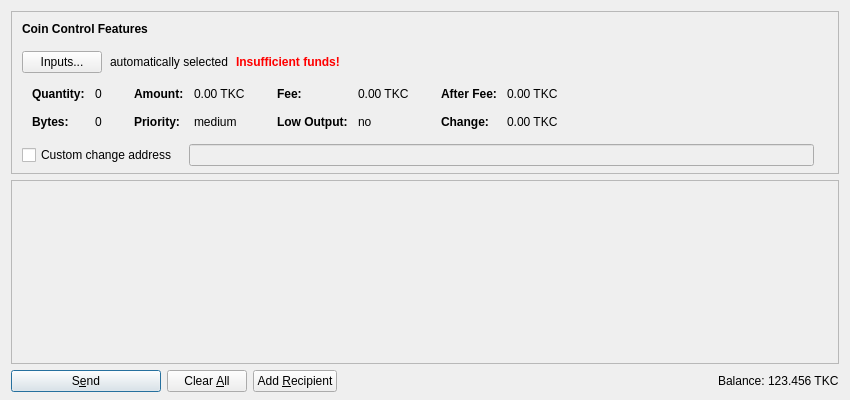
<?xml version="1.0" encoding="UTF-8"?>
<ui version="4.0">
 <class>SendCoinsDialog</class>
 <widget class="QDialog" name="SendCoinsDialog">
  <property name="geometry">
   <rect>
    <x>0</x>
    <y>0</y>
    <width>850</width>
    <height>400</height>
   </rect>
  </property>
  <property name="windowTitle">
   <string>Send Coins</string>
  </property>
  <layout class="QVBoxLayout" name="verticalLayout" stretch="0,1,0">
   <property name="bottomMargin">
    <number>8</number>
   </property>
   <item>
    <widget class="QFrame" name="frameCoinControl">
     <property name="sizePolicy">
      <sizepolicy hsizetype="Expanding" vsizetype="Expanding">
       <horstretch>0</horstretch>
       <verstretch>0</verstretch>
      </sizepolicy>
     </property>
     <property name="maximumSize">
      <size>
       <width>16777215</width>
       <height>16777215</height>
      </size>
     </property>
     <property name="frameShape">
      <enum>QFrame::StyledPanel</enum>
     </property>
     <property name="frameShadow">
      <enum>QFrame::Sunken</enum>
     </property>
     <layout class="QVBoxLayout" name="verticalLayoutCoinControl2">
      <property name="spacing">
       <number>0</number>
      </property>
      <property name="leftMargin">
       <number>0</number>
      </property>
      <property name="topMargin">
       <number>0</number>
      </property>
      <property name="rightMargin">
       <number>0</number>
      </property>
      <property name="bottomMargin">
       <number>6</number>
      </property>
      <item>
       <layout class="QVBoxLayout" name="verticalLayoutCoinControl" stretch="0,0,0,0,1">
        <property name="spacing">
         <number>0</number>
        </property>
        <property name="leftMargin">
         <number>10</number>
        </property>
        <property name="topMargin">
         <number>10</number>
        </property>
        <item>
         <layout class="QHBoxLayout" name="horizontalLayoutCoinControl1">
          <property name="bottomMargin">
           <number>15</number>
          </property>
          <item>
           <widget class="QLabel" name="labelCoinControlFeatures">
            <property name="sizePolicy">
             <sizepolicy hsizetype="Preferred" vsizetype="Maximum">
              <horstretch>0</horstretch>
              <verstretch>0</verstretch>
             </sizepolicy>
            </property>
            <property name="font">
             <font>
              <weight>75</weight>
              <bold>true</bold>
             </font>
            </property>
            <property name="styleSheet">
             <string notr="true">font-weight:bold;</string>
            </property>
            <property name="text">
             <string>Coin Control Features</string>
            </property>
           </widget>
          </item>
         </layout>
        </item>
        <item>
         <layout class="QHBoxLayout" name="horizontalLayoutCoinControl2" stretch="0,0,0,0">
          <property name="spacing">
           <number>8</number>
          </property>
          <property name="bottomMargin">
           <number>10</number>
          </property>
          <item>
           <widget class="QPushButton" name="pushButtonCoinControl">
            <property name="styleSheet">
             <string notr="true"/>
            </property>
            <property name="text">
             <string>Inputs...</string>
            </property>
           </widget>
          </item>
          <item>
           <widget class="QLabel" name="labelCoinControlAutomaticallySelected">
            <property name="text">
             <string>automatically selected</string>
            </property>
            <property name="margin">
             <number>5</number>
            </property>
           </widget>
          </item>
          <item>
           <widget class="QLabel" name="labelCoinControlInsuffFunds">
            <property name="font">
             <font>
              <weight>75</weight>
              <bold>true</bold>
             </font>
            </property>
            <property name="styleSheet">
             <string notr="true">color:red;font-weight:bold;</string>
            </property>
            <property name="text">
             <string>Insufficient funds!</string>
            </property>
            <property name="margin">
             <number>5</number>
            </property>
           </widget>
          </item>
          <item>
           <spacer name="horizontalSpacerCoinControl">
            <property name="orientation">
             <enum>Qt::Horizontal</enum>
            </property>
            <property name="sizeHint" stdset="0">
             <size>
              <width>40</width>
              <height>1</height>
             </size>
            </property>
           </spacer>
          </item>
         </layout>
        </item>
        <item>
         <widget class="QWidget" name="widgetCoinControl" native="true">
          <property name="sizePolicy">
           <sizepolicy hsizetype="Preferred" vsizetype="Preferred">
            <horstretch>0</horstretch>
            <verstretch>0</verstretch>
           </sizepolicy>
          </property>
          <property name="minimumSize">
           <size>
            <width>0</width>
            <height>0</height>
           </size>
          </property>
          <property name="styleSheet">
           <string notr="true"/>
          </property>
          <layout class="QHBoxLayout" name="horizontalLayoutCoinControl5">
           <property name="leftMargin">
            <number>0</number>
           </property>
           <property name="topMargin">
            <number>0</number>
           </property>
           <property name="rightMargin">
            <number>0</number>
           </property>
           <property name="bottomMargin">
            <number>0</number>
           </property>
           <item>
            <layout class="QHBoxLayout" name="horizontalLayoutCoinControl3" stretch="0,0,0,1">
             <property name="spacing">
              <number>20</number>
             </property>
             <property name="topMargin">
              <number>0</number>
             </property>
             <property name="bottomMargin">
              <number>10</number>
             </property>
             <item>
              <layout class="QFormLayout" name="formLayoutCoinControl1">
               <property name="horizontalSpacing">
                <number>10</number>
               </property>
               <property name="verticalSpacing">
                <number>14</number>
               </property>
               <property name="leftMargin">
                <number>10</number>
               </property>
               <property name="topMargin">
                <number>4</number>
               </property>
               <property name="rightMargin">
                <number>6</number>
               </property>
               <item row="0" column="0">
                <widget class="QLabel" name="labelCoinControlQuantityText">
                 <property name="font">
                  <font>
                   <weight>75</weight>
                   <bold>true</bold>
                  </font>
                 </property>
                 <property name="text">
                  <string>Quantity:</string>
                 </property>
                 <property name="margin">
                  <number>0</number>
                 </property>
                </widget>
               </item>
               <item row="0" column="1">
                <widget class="QLabel" name="labelCoinControlQuantity">
                 <property name="cursor">
                  <cursorShape>IBeamCursor</cursorShape>
                 </property>
                 <property name="contextMenuPolicy">
                  <enum>Qt::ActionsContextMenu</enum>
                 </property>
                 <property name="text">
                  <string notr="true">0</string>
                 </property>
                 <property name="margin">
                  <number>0</number>
                 </property>
                 <property name="textInteractionFlags">
                  <set>Qt::LinksAccessibleByMouse|Qt::TextSelectableByKeyboard|Qt::TextSelectableByMouse</set>
                 </property>
                </widget>
               </item>
               <item row="1" column="0">
                <widget class="QLabel" name="labelCoinControlBytesText">
                 <property name="font">
                  <font>
                   <weight>75</weight>
                   <bold>true</bold>
                  </font>
                 </property>
                 <property name="text">
                  <string>Bytes:</string>
                 </property>
                </widget>
               </item>
               <item row="1" column="1">
                <widget class="QLabel" name="labelCoinControlBytes">
                 <property name="cursor">
                  <cursorShape>IBeamCursor</cursorShape>
                 </property>
                 <property name="contextMenuPolicy">
                  <enum>Qt::ActionsContextMenu</enum>
                 </property>
                 <property name="text">
                  <string notr="true">0</string>
                 </property>
                 <property name="textInteractionFlags">
                  <set>Qt::LinksAccessibleByMouse|Qt::TextSelectableByKeyboard|Qt::TextSelectableByMouse</set>
                 </property>
                </widget>
               </item>
              </layout>
             </item>
             <item>
              <layout class="QFormLayout" name="formLayoutCoinControl2">
               <property name="horizontalSpacing">
                <number>10</number>
               </property>
               <property name="verticalSpacing">
                <number>14</number>
               </property>
               <property name="leftMargin">
                <number>6</number>
               </property>
               <property name="topMargin">
                <number>4</number>
               </property>
               <property name="rightMargin">
                <number>6</number>
               </property>
               <item row="0" column="0">
                <widget class="QLabel" name="labelCoinControlAmountText">
                 <property name="font">
                  <font>
                   <weight>75</weight>
                   <bold>true</bold>
                  </font>
                 </property>
                 <property name="text">
                  <string>Amount:</string>
                 </property>
                 <property name="margin">
                  <number>0</number>
                 </property>
                </widget>
               </item>
               <item row="0" column="1">
                <widget class="QLabel" name="labelCoinControlAmount">
                 <property name="cursor">
                  <cursorShape>IBeamCursor</cursorShape>
                 </property>
                 <property name="contextMenuPolicy">
                  <enum>Qt::ActionsContextMenu</enum>
                 </property>
                 <property name="text">
                  <string notr="true">0.00 TKC</string>
                 </property>
                 <property name="textInteractionFlags">
                  <set>Qt::LinksAccessibleByMouse|Qt::TextSelectableByKeyboard|Qt::TextSelectableByMouse</set>
                 </property>
                </widget>
               </item>
               <item row="1" column="0">
                <widget class="QLabel" name="labelCoinControlPriorityText">
                 <property name="font">
                  <font>
                   <weight>75</weight>
                   <bold>true</bold>
                  </font>
                 </property>
                 <property name="text">
                  <string>Priority:</string>
                 </property>
                </widget>
               </item>
               <item row="1" column="1">
                <widget class="QLabel" name="labelCoinControlPriority">
                 <property name="cursor">
                  <cursorShape>IBeamCursor</cursorShape>
                 </property>
                 <property name="contextMenuPolicy">
                  <enum>Qt::ActionsContextMenu</enum>
                 </property>
                 <property name="text">
                  <string notr="true">medium</string>
                 </property>
                 <property name="textInteractionFlags">
                  <set>Qt::LinksAccessibleByMouse|Qt::TextSelectableByKeyboard|Qt::TextSelectableByMouse</set>
                 </property>
                </widget>
               </item>
              </layout>
             </item>
             <item>
              <layout class="QFormLayout" name="formLayoutCoinControl3">
               <property name="horizontalSpacing">
                <number>10</number>
               </property>
               <property name="verticalSpacing">
                <number>14</number>
               </property>
               <property name="leftMargin">
                <number>6</number>
               </property>
               <property name="topMargin">
                <number>4</number>
               </property>
               <property name="rightMargin">
                <number>6</number>
               </property>
               <item row="0" column="0">
                <widget class="QLabel" name="labelCoinControlFeeText">
                 <property name="font">
                  <font>
                   <weight>75</weight>
                   <bold>true</bold>
                  </font>
                 </property>
                 <property name="text">
                  <string>Fee:</string>
                 </property>
                 <property name="margin">
                  <number>0</number>
                 </property>
                </widget>
               </item>
               <item row="0" column="1">
                <widget class="QLabel" name="labelCoinControlFee">
                 <property name="cursor">
                  <cursorShape>IBeamCursor</cursorShape>
                 </property>
                 <property name="contextMenuPolicy">
                  <enum>Qt::ActionsContextMenu</enum>
                 </property>
                 <property name="text">
                  <string notr="true">0.00 TKC</string>
                 </property>
                 <property name="textInteractionFlags">
                  <set>Qt::LinksAccessibleByMouse|Qt::TextSelectableByKeyboard|Qt::TextSelectableByMouse</set>
                 </property>
                </widget>
               </item>
               <item row="1" column="0">
                <widget class="QLabel" name="labelCoinControlLowOutputText">
                 <property name="font">
                  <font>
                   <weight>75</weight>
                   <bold>true</bold>
                  </font>
                 </property>
                 <property name="text">
                  <string>Low Output:</string>
                 </property>
                </widget>
               </item>
               <item row="1" column="1">
                <widget class="QLabel" name="labelCoinControlLowOutput">
                 <property name="cursor">
                  <cursorShape>IBeamCursor</cursorShape>
                 </property>
                 <property name="contextMenuPolicy">
                  <enum>Qt::ActionsContextMenu</enum>
                 </property>
                 <property name="text">
                  <string notr="true">no</string>
                 </property>
                 <property name="textInteractionFlags">
                  <set>Qt::LinksAccessibleByMouse|Qt::TextSelectableByKeyboard|Qt::TextSelectableByMouse</set>
                 </property>
                </widget>
               </item>
              </layout>
             </item>
             <item>
              <layout class="QFormLayout" name="formLayoutCoinControl4">
               <property name="horizontalSpacing">
                <number>10</number>
               </property>
               <property name="verticalSpacing">
                <number>14</number>
               </property>
               <property name="leftMargin">
                <number>6</number>
               </property>
               <property name="topMargin">
                <number>4</number>
               </property>
               <property name="rightMargin">
                <number>6</number>
               </property>
               <item row="0" column="0">
                <widget class="QLabel" name="labelCoinControlAfterFeeText">
                 <property name="font">
                  <font>
                   <weight>75</weight>
                   <bold>true</bold>
                  </font>
                 </property>
                 <property name="text">
                  <string>After Fee:</string>
                 </property>
                 <property name="margin">
                  <number>0</number>
                 </property>
                </widget>
               </item>
               <item row="0" column="1">
                <widget class="QLabel" name="labelCoinControlAfterFee">
                 <property name="cursor">
                  <cursorShape>IBeamCursor</cursorShape>
                 </property>
                 <property name="contextMenuPolicy">
                  <enum>Qt::ActionsContextMenu</enum>
                 </property>
                 <property name="text">
                  <string notr="true">0.00 TKC</string>
                 </property>
                 <property name="textInteractionFlags">
                  <set>Qt::LinksAccessibleByMouse|Qt::TextSelectableByKeyboard|Qt::TextSelectableByMouse</set>
                 </property>
                </widget>
               </item>
               <item row="1" column="0">
                <widget class="QLabel" name="labelCoinControlChangeText">
                 <property name="font">
                  <font>
                   <weight>75</weight>
                   <bold>true</bold>
                  </font>
                 </property>
                 <property name="text">
                  <string>Change:</string>
                 </property>
                </widget>
               </item>
               <item row="1" column="1">
                <widget class="QLabel" name="labelCoinControlChange">
                 <property name="cursor">
                  <cursorShape>IBeamCursor</cursorShape>
                 </property>
                 <property name="contextMenuPolicy">
                  <enum>Qt::ActionsContextMenu</enum>
                 </property>
                 <property name="text">
                  <string notr="true">0.00 TKC</string>
                 </property>
                 <property name="textInteractionFlags">
                  <set>Qt::LinksAccessibleByMouse|Qt::TextSelectableByKeyboard|Qt::TextSelectableByMouse</set>
                 </property>
                </widget>
               </item>
              </layout>
             </item>
            </layout>
           </item>
          </layout>
         </widget>
        </item>
        <item>
         <layout class="QHBoxLayout" name="horizontalLayoutCoinControl4" stretch="0,0,0">
          <property name="spacing">
           <number>12</number>
          </property>
          <property name="sizeConstraint">
           <enum>QLayout::SetDefaultConstraint</enum>
          </property>
          <property name="topMargin">
           <number>5</number>
          </property>
          <property name="rightMargin">
           <number>5</number>
          </property>
          <item>
           <widget class="QCheckBox" name="checkBoxCoinControlChange">
            <property name="toolTip">
             <string>If this is activated, but the change address is empty or invalid, change will be sent to a newly generated address.</string>
            </property>
            <property name="text">
             <string>Custom change address</string>
            </property>
           </widget>
          </item>
          <item>
           <widget class="QValidatedLineEdit" name="lineEditCoinControlChange">
            <property name="enabled">
             <bool>false</bool>
            </property>
            <property name="sizePolicy">
             <sizepolicy hsizetype="Expanding" vsizetype="Fixed">
              <horstretch>0</horstretch>
              <verstretch>0</verstretch>
             </sizepolicy>
            </property>
           </widget>
          </item>
          <item>
           <widget class="QLabel" name="labelCoinControlChangeLabel">
            <property name="sizePolicy">
             <sizepolicy hsizetype="Preferred" vsizetype="Expanding">
              <horstretch>0</horstretch>
              <verstretch>0</verstretch>
             </sizepolicy>
            </property>
            <property name="minimumSize">
             <size>
              <width>0</width>
              <height>0</height>
             </size>
            </property>
            <property name="text">
             <string/>
            </property>
            <property name="margin">
             <number>3</number>
            </property>
           </widget>
          </item>
         </layout>
        </item>
        <item>
         <spacer name="verticalSpacerCoinControl">
          <property name="orientation">
           <enum>Qt::Vertical</enum>
          </property>
          <property name="sizeHint" stdset="0">
           <size>
            <width>800</width>
            <height>1</height>
           </size>
          </property>
         </spacer>
        </item>
       </layout>
      </item>
     </layout>
    </widget>
   </item>
   <item>
    <widget class="QScrollArea" name="scrollArea">
     <property name="widgetResizable">
      <bool>true</bool>
     </property>
     <widget class="QWidget" name="scrollAreaWidgetContents">
      <property name="geometry">
       <rect>
        <x>0</x>
        <y>0</y>
        <width>830</width>
        <height>178</height>
       </rect>
      </property>
      <layout class="QVBoxLayout" name="verticalLayout_2" stretch="0,1">
       <property name="leftMargin">
        <number>0</number>
       </property>
       <property name="topMargin">
        <number>0</number>
       </property>
       <property name="rightMargin">
        <number>0</number>
       </property>
       <property name="bottomMargin">
        <number>0</number>
       </property>
       <item>
        <layout class="QVBoxLayout" name="entries">
         <property name="spacing">
          <number>6</number>
         </property>
        </layout>
       </item>
       <item>
        <spacer name="verticalSpacer">
         <property name="orientation">
          <enum>Qt::Vertical</enum>
         </property>
         <property name="sizeHint" stdset="0">
          <size>
           <width>20</width>
           <height>40</height>
          </size>
         </property>
        </spacer>
       </item>
      </layout>
     </widget>
    </widget>
   </item>
   <item>
    <layout class="QHBoxLayout" name="horizontalLayout">
     <item>
      <widget class="QPushButton" name="sendButton">
       <property name="minimumSize">
        <size>
         <width>150</width>
         <height>0</height>
        </size>
       </property>
       <property name="toolTip">
        <string>Confirm the send action</string>
       </property>
       <property name="text">
        <string>S&amp;end</string>
       </property>
       <property name="icon">
        <iconset resource="../bitcoin.qrc">
         <normaloff>:/icons/send</normaloff>:/icons/send</iconset>
       </property>
       <property name="default">
        <bool>true</bool>
       </property>
      </widget>
     </item>
     <item>
      <widget class="QPushButton" name="clearButton">
       <property name="sizePolicy">
        <sizepolicy hsizetype="Minimum" vsizetype="Fixed">
         <horstretch>0</horstretch>
         <verstretch>0</verstretch>
        </sizepolicy>
       </property>
       <property name="toolTip">
        <string>Clear all fields of the form.</string>
       </property>
       <property name="text">
        <string>Clear &amp;All</string>
       </property>
       <property name="icon">
        <iconset resource="../bitcoin.qrc">
         <normaloff>:/icons/remove</normaloff>:/icons/remove</iconset>
       </property>
       <property name="autoRepeatDelay">
        <number>300</number>
       </property>
       <property name="autoDefault">
        <bool>false</bool>
       </property>
      </widget>
     </item>
     <item>
      <widget class="QPushButton" name="addButton">
       <property name="toolTip">
        <string>Send to multiple recipients at once</string>
       </property>
       <property name="text">
        <string>Add &amp;Recipient</string>
       </property>
       <property name="icon">
        <iconset resource="../bitcoin.qrc">
         <normaloff>:/icons/add</normaloff>:/icons/add</iconset>
       </property>
       <property name="autoDefault">
        <bool>false</bool>
       </property>
      </widget>
     </item>
     <item>
      <spacer name="horizontalSpacer">
       <property name="orientation">
        <enum>Qt::Horizontal</enum>
       </property>
       <property name="sizeHint" stdset="0">
        <size>
         <width>40</width>
         <height>20</height>
        </size>
       </property>
      </spacer>
     </item>
     <item>
      <layout class="QHBoxLayout" name="horizontalLayout_2">
       <property name="spacing">
        <number>3</number>
       </property>
       <item>
        <widget class="QLabel" name="label">
         <property name="sizePolicy">
          <sizepolicy hsizetype="Preferred" vsizetype="Fixed">
           <horstretch>0</horstretch>
           <verstretch>0</verstretch>
          </sizepolicy>
         </property>
         <property name="text">
          <string>Balance:</string>
         </property>
        </widget>
       </item>
       <item>
        <widget class="QLabel" name="labelBalance">
         <property name="sizePolicy">
          <sizepolicy hsizetype="Preferred" vsizetype="Fixed">
           <horstretch>0</horstretch>
           <verstretch>0</verstretch>
          </sizepolicy>
         </property>
         <property name="cursor">
          <cursorShape>IBeamCursor</cursorShape>
         </property>
         <property name="text">
          <string notr="true">123.456 TKC</string>
         </property>
         <property name="textInteractionFlags">
          <set>Qt::LinksAccessibleByMouse|Qt::TextSelectableByKeyboard|Qt::TextSelectableByMouse</set>
         </property>
        </widget>
       </item>
      </layout>
     </item>
    </layout>
   </item>
  </layout>
 </widget>
 <customwidgets>
  <customwidget>
   <class>QValidatedLineEdit</class>
   <extends>QLineEdit</extends>
   <header>qvalidatedlineedit.h</header>
  </customwidget>
 </customwidgets>
 <resources>
  <include location="../bitcoin.qrc"/>
 </resources>
 <connections/>
</ui>
